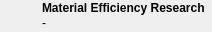
               <widget class="QWidget" name="widget_6" native="true">
                <property name="sizePolicy">
                 <sizepolicy hsizetype="Preferred" vsizetype="Preferred">
                  <horstretch>0</horstretch>
                  <verstretch>0</verstretch>
                 </sizepolicy>
                </property>
                <property name="minimumSize">
                 <size>
                  <width>0</width>
                  <height>32</height>
                 </size>
                </property>
                <property name="maximumSize">
                 <size>
                  <width>16777215</width>
                  <height>32</height>
                 </size>
                </property>
                <layout class="QHBoxLayout" name="horizontalLayout_5">
                 <property name="spacing">
                  <number>5</number>
                 </property>
                 <property name="leftMargin">
                  <number>5</number>
                 </property>
                 <property name="topMargin">
                  <number>0</number>
                 </property>
                 <property name="rightMargin">
                  <number>0</number>
                 </property>
                 <property name="bottomMargin">
                  <number>0</number>
                 </property>
                 <item>
                  <widget class="QLabel" name="meIcon">
                   <property name="sizePolicy">
                    <sizepolicy hsizetype="Fixed" vsizetype="Fixed">
                     <horstretch>0</horstretch>
                     <verstretch>0</verstretch>
                    </sizepolicy>
                   </property>
                   <property name="minimumSize">
                    <size>
                     <width>32</width>
                     <height>32</height>
                    </size>
                   </property>
                   <property name="maximumSize">
                    <size>
                     <width>32</width>
                     <height>32</height>
                    </size>
                   </property>
                   <property name="frameShape">
                    <enum>QFrame::NoFrame</enum>
                   </property>
                   <property name="text">
                    <string/>
                   </property>
                   <property name="pixmap">
                    <pixmap resource="../../../../resources/icons_pq.qrc">:/pq/icons/pausequafe/bp/ME.png</pixmap>
                   </property>
                  </widget>
                 </item>
                 <item>
                  <layout class="QVBoxLayout" name="verticalLayout_9">
                   <property name="spacing">
                    <number>0</number>
                   </property>
                   <item>
                    <widget class="QLabel" name="label_14">
                     <property name="sizePolicy">
                      <sizepolicy hsizetype="Preferred" vsizetype="Fixed">
                       <horstretch>0</horstretch>
                       <verstretch>0</verstretch>
                      </sizepolicy>
                     </property>
                     <property name="minimumSize">
                      <size>
                       <width>170</width>
                       <height>14</height>
                      </size>
                     </property>
                     <property name="maximumSize">
                      <size>
                       <width>16777215</width>
                       <height>14</height>
                      </size>
                     </property>
                     <property name="text">
                      <string>&lt;b&gt;Material Efficiency Research&lt;/b&gt;</string>
                     </property>
                     <property name="textFormat">
                      <enum>Qt::AutoText</enum>
                     </property>
                    </widget>
                   </item>
                   <item>
                    <widget class="QLabel" name="meLabel">
                     <property name="sizePolicy">
                      <sizepolicy hsizetype="Preferred" vsizetype="Fixed">
                       <horstretch>0</horstretch>
                       <verstretch>0</verstretch>
                      </sizepolicy>
                     </property>
                     <property name="minimumSize">
                      <size>
                       <width>170</width>
                       <height>14</height>
                      </size>
                     </property>
                     <property name="maximumSize">
                      <size>
                       <width>16777215</width>
                       <height>14</height>
                      </size>
                     </property>
                     <property name="text">
                      <string>-</string>
                     </property>
                    </widget>
                   </item>
                  </layout>
                 </item>
                </layout>
               </widget>
